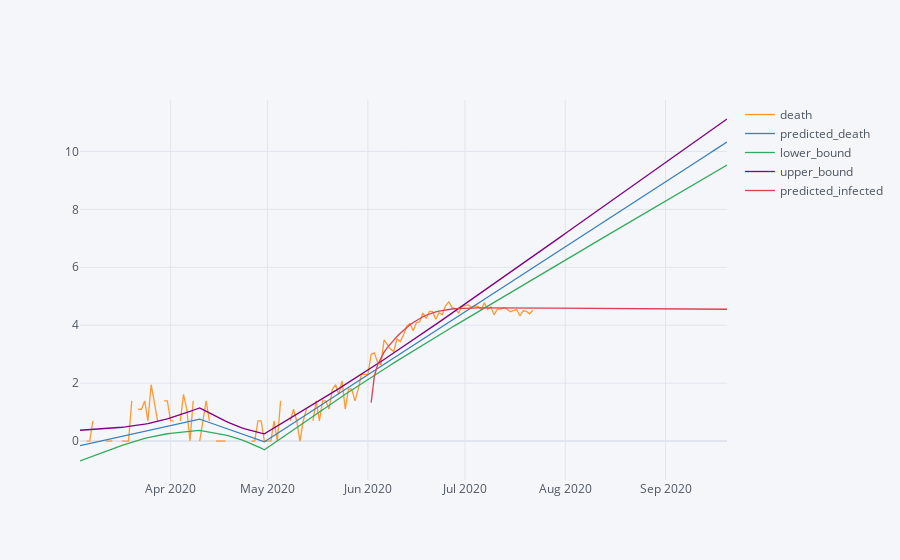

The code cell stored with this chart in its notebook:
### Code cell
log_fit.merge(log_daily_predicted_case, left_index=True, right_index=True, how='left').iplot()

### Figure 1 — Plotly figure (JSON) as saved in the notebook; plotly's stock layout.template omitted (floating-point values rounded to 4 significant figures; data arrays with more than 128 entries replaced by an {"elided": "..."} marker saying what was removed)
{"data": [{"line": {"color": "rgba(255, 153, 51, 1.0)", "dash": "solid", "shape": "linear", "width": 1.3}, "mode": "lines", "name": "death", "text": "", "type": "scatter", "x": {"elided": "201 str values"}, "y": {"elided": "201 mixed values"}}, {"line": {"color": "rgba(55, 128, 191, 1.0)", "dash": "solid", "shape": "linear", "width": 1.3}, "mode": "lines", "name": "predicted_death", "text": "", "type": "scatter", "x": {"elided": "201 str values"}, "y": {"elided": "201 float values"}}, {"line": {"color": "rgba(50, 171, 96, 1.0)", "dash": "solid", "shape": "linear", "width": 1.3}, "mode": "lines", "name": "lower_bound", "text": "", "type": "scatter", "x": {"elided": "201 str values"}, "y": {"elided": "201 float values"}}, {"line": {"color": "rgba(128, 0, 128, 1.0)", "dash": "solid", "shape": "linear", "width": 1.3}, "mode": "lines", "name": "upper_bound", "text": "", "type": "scatter", "x": {"elided": "201 str values"}, "y": {"elided": "201 float values"}}, {"line": {"color": "rgba(219, 64, 82, 1.0)", "dash": "solid", "shape": "linear", "width": 1.3}, "mode": "lines", "name": "predicted_infected", "text": "", "type": "scatter", "x": {"elided": "201 str values"}, "y": {"elided": "201 mixed values"}}], "layout": {"legend": {"bgcolor": "#F5F6F9", "font": {"color": "#4D5663"}}, "paper_bgcolor": "#F5F6F9", "plot_bgcolor": "#F5F6F9", "title": {"font": {"color": "#4D5663"}}, "xaxis": {"gridcolor": "#E1E5ED", "showgrid": true, "tickfont": {"color": "#4D5663"}, "title": {"font": {"color": "#4D5663"}, "text": ""}, "zerolinecolor": "#E1E5ED"}, "yaxis": {"gridcolor": "#E1E5ED", "showgrid": true, "tickfont": {"color": "#4D5663"}, "title": {"font": {"color": "#4D5663"}, "text": ""}, "zerolinecolor": "#E1E5ED"}}}
